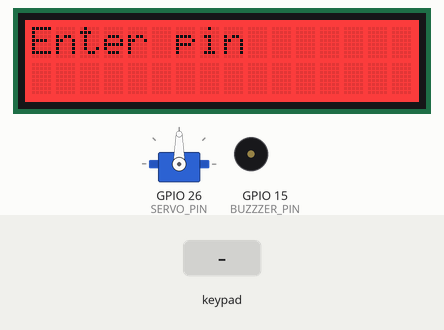
Simulated run of this sketch. Board: ESP32. Shown: 16×2 character LCD, servo, buzzer (waves = sounding, pin HIGH). The inputs (shaded band) are chosen by the test bench. What the sketch prints to the serial monitor is not drawn. At 14.4 s the program restarts the board; the recording ends there.

Above: at 1.2 s.
1.3 s: keypad keys 7 8 9 0 # pressed 0.4 s apart
At 4.3 s:
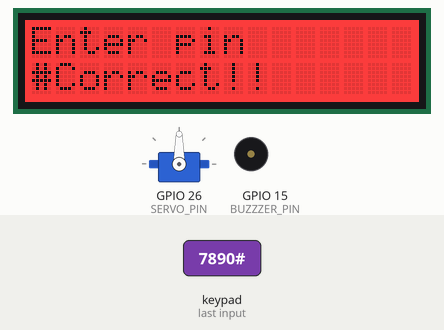
At 8.4 s:
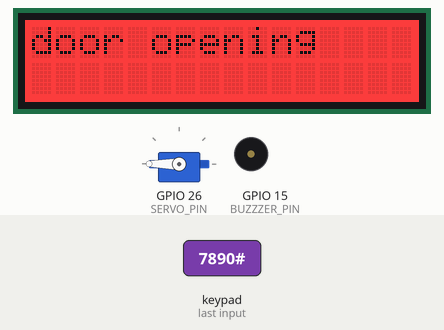
Timing chart, 0 to 14.4 s (numbered marks = the images above; inputs shaded):
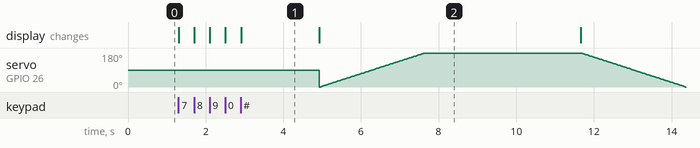

The sketch:

sketch_dec18a.ino
```cpp
#include <Keypad.h>
#include <Wire.h>
#include "rgb_lcd.h"
#include <Servo.h>
#include "pitches.h"

#define SERVO_PIN 26
#define BUZZZER_PIN  15

Servo servoMotor;

#define ROW_NUM 4     // four rows
#define COLUMN_NUM 3  // three columns

int melody[] = {
  NOTE_C4, NOTE_G3, NOTE_G3, NOTE_A3, NOTE_G3, 0, NOTE_B3, NOTE_C4
};

int noteDurations[] = {
  4, 8, 8, 4, 4, 4, 4, 4
};


char keys[ROW_NUM][COLUMN_NUM] = {
  { '1', '2', '3' },
  { '4', '5', '6' },
  { '7', '8', '9' },
  { '*', '0', '#' }
};

rgb_lcd lcd;

const int colorR = 255;
const int colorG = 0;
const int colorB = 0;

byte pin_rows[ROW_NUM] = { 18, 5, 17, 16 };  // GPIO18, GPIO5, GPIO17, GPIO16 connect to the row pins
byte pin_column[COLUMN_NUM] = { 4, 0, 2 };   // GPIO4, GPIO0, GPIO2 connect to the column pins

Keypad keypad = Keypad(makeKeymap(keys), pin_rows, pin_column, ROW_NUM, COLUMN_NUM);

const String password = "7890";  // change your password here
String input_password;

void setup() {
  Serial.begin(9600);
  input_password.reserve(32);  // maximum input characters is 33, change if needed

  // set up the LCD's number of columns and rows:
    lcd.begin(16, 2);

    lcd.setRGB(colorR, colorG, colorB);

    // Print a message to the LCD.
   lcd.println("Enter pin");

    //delay(1000);
  servoMotor.attach(SERVO_PIN);
  pinMode(BUZZZER_PIN, OUTPUT);
  digitalWrite(BUZZZER_PIN,LOW);
}

void loop() {
  char key = keypad.getKey();

  if (key) {
    Serial.print(key);
    lcd.setCursor(0, 1);
    lcd.print(key);

    if (key == '*') {
      input_password = "";  // clear input password
      //lcd.clear();
    } else if (key == '#') {
      if (password == input_password) {
        Serial.println("The password is correct, ACCESS GRANTED!");
        lcd.println("Correct!!");
        delay(2000);
        lcd.clear();
        lcd.print("door opening");
        for (int pos = 0; pos <= 180; pos += 1) {
        // in steps of 1 degree
          servoMotor.write(pos);
          delay(15); // waits 15ms to reach the position
        }
        delay(4000);

        lcd.clear();
        lcd.print("door closing");

        for (int pos = 180; pos >= 0; pos -= 1) {
          servoMotor.write(pos);
          delay(15); // waits 15ms to reach the position
        }
        ESP.restart();
        // DO YOUR WORK HERE

      } else {
        Serial.println("The password is incorrect, ACCESS DENIED!");
        lcd.println("Incorrect!!");


          for (int thisNote = 0; thisNote < 8; thisNote++) {
            digitalWrite(BUZZZER_PIN,HIGH);
            int noteDuration = 1000 / noteDurations[thisNote];
            tone(BUZZZER_PIN, melody[thisNote], noteDuration);

            int pauseBetweenNotes = noteDuration * 1.30;
            delay(pauseBetweenNotes);
            noTone(BUZZZER_PIN);

          }
           delay(2000);
          digitalWrite(BUZZZER_PIN,LOW);
          ESP.restart();
      }

      input_password = "";  // clear input password
    } else {
      input_password += key;  // append new character to input password string
    }
  }

}
```

pitches.h
```cpp
/*************************************************
 * Public Constants
 *************************************************/

#define NOTE_B0  31
#define NOTE_C1  33
#define NOTE_CS1 35
#define NOTE_D1  37
#define NOTE_DS1 39
#define NOTE_E1  41
#define NOTE_F1  44
#define NOTE_FS1 46
#define NOTE_G1  49
#define NOTE_GS1 52
#define NOTE_A1  55
#define NOTE_AS1 58
#define NOTE_B1  62
#define NOTE_C2  65
#define NOTE_CS2 69
#define NOTE_D2  73
#define NOTE_DS2 78
#define NOTE_E2  82
#define NOTE_F2  87
#define NOTE_FS2 93
#define NOTE_G2  98
#define NOTE_GS2 104
#define NOTE_A2  110
#define NOTE_AS2 117
#define NOTE_B2  123
#define NOTE_C3  131
#define NOTE_CS3 139
#define NOTE_D3  147
#define NOTE_DS3 156
#define NOTE_E3  165
#define NOTE_F3  175
#define NOTE_FS3 185
#define NOTE_G3  196
#define NOTE_GS3 208
#define NOTE_A3  220
#define NOTE_AS3 233
#define NOTE_B3  247
#define NOTE_C4  262
#define NOTE_CS4 277
#define NOTE_D4  294
#define NOTE_DS4 311
#define NOTE_E4  330
#define NOTE_F4  349
#define NOTE_FS4 370
#define NOTE_G4  392
#define NOTE_GS4 415
#define NOTE_A4  440
#define NOTE_AS4 466
#define NOTE_B4  494
#define NOTE_C5  523
#define NOTE_CS5 554
#define NOTE_D5  587
#define NOTE_DS5 622
#define NOTE_E5  659
#define NOTE_F5  698
#define NOTE_FS5 740
#define NOTE_G5  784
#define NOTE_GS5 831
#define NOTE_A5  880
#define NOTE_AS5 932
#define NOTE_B5  988
#define NOTE_C6  1047
#define NOTE_CS6 1109
#define NOTE_D6  1175
#define NOTE_DS6 1245
#define NOTE_E6  1319
#define NOTE_F6  1397
#define NOTE_FS6 1480
#define NOTE_G6  1568
#define NOTE_GS6 1661
#define NOTE_A6  1760
#define NOTE_AS6 1865
#define NOTE_B6  1976
#define NOTE_C7  2093
#define NOTE_CS7 2217
#define NOTE_D7  2349
#define NOTE_DS7 2489
#define NOTE_E7  2637
#define NOTE_F7  2794
#define NOTE_FS7 2960
#define NOTE_G7  3136
#define NOTE_GS7 3322
#define NOTE_A7  3520
#define NOTE_AS7 3729
#define NOTE_B7  3951
#define NOTE_C8  4186
#define NOTE_CS8 4435
#define NOTE_D8  4699
#define NOTE_DS8 4978
```

Measured:
- after the input at 1.3 s, the display: first changes at once (image 1 shows a later state)
- what the display in image 1 shows lasts 2.0 s, from 2.9 s to 4.9 s
